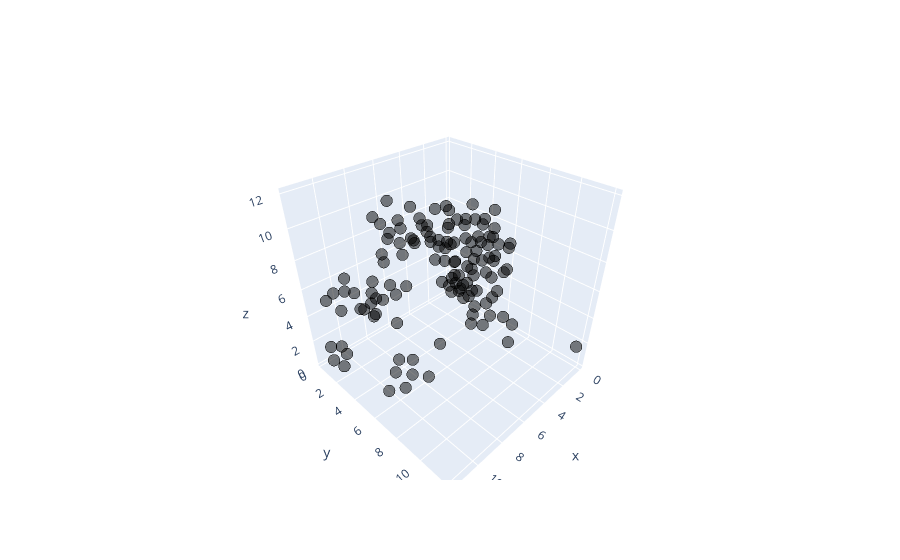

This figure's notebook cell:
### Code cell
step = 5000
latt_x = positions[step][:,0]
latt_y = positions[step][:,1]
latt_z = positions[step][:,2]
trace = go.Scatter3d(x = latt_x, y = latt_y, z=latt_z, mode = 'markers',
                    marker = dict(size = 4, color = 'rgba(0, 0, 0, .5)',
                    line = dict(width = 2, color = 'rgb(0, 0, 0)')),
)

iplot([trace], show_link=False)
